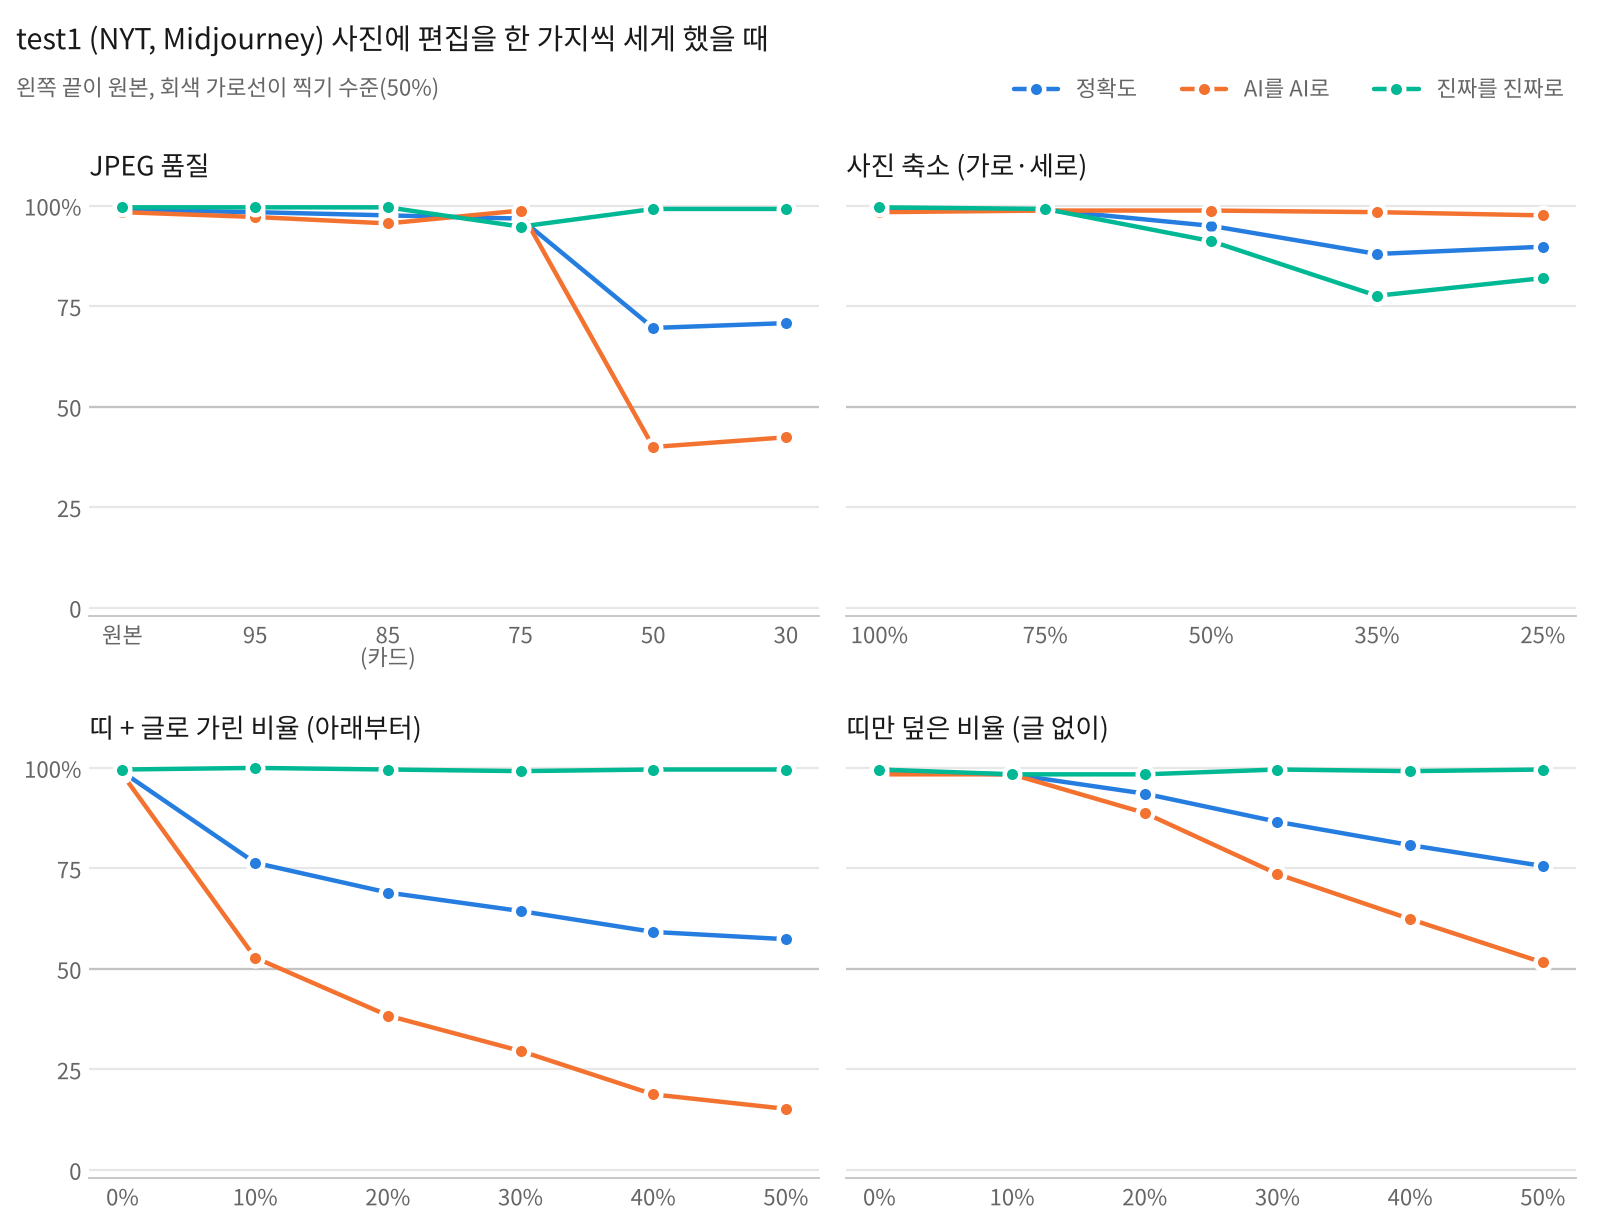

Write the Python code that produced this figure.
#!/usr/bin/env python3
"""편집 강도 실험: 사진에 편집을 한 가지씩 점점 세게 하면서 AI 사진 판정(UnivFD 방식)이 어떻게 바뀌는지 본다.

카드 편집 실험에서는 카드마다 압축·크기 바꾸기·글 덮기가 한꺼번에 들어가서 무엇이 판정을 망가뜨리는지
따로 볼 수 없었다. 여기서는 원본 사진에 편집을 하나씩만 한다.
    jpeg    JPEG 품질 95 → 30으로 다시 저장 (카드는 85로 저장했다)
    shrink  가로·세로를 75% → 25%로 줄이기
    cover   사진 아래쪽을 어두운 띠 + 흰 글씨로 10% → 50% 가리기 (글은 그 사건의 사실 글)
    band    같은 어두운 띠만 글 없이 10% → 50% 덮기 (cover와 비교해 가린 것 때문인지 글자 때문인지 본다)

판정은 univfd.py가 학습한 분류기를 그대로 쓰고, 기준(0.5)도 바꾸지 않는다.
시험 사진은 test1(학습 때 본 생성기)과 SDXL(test4·5) 1,500장이다. DALL-E 3(test2·3)는 원본부터
찍기 수준(53~56%)이라 편집의 영향을 볼 수 없어서 뺐다.

실행 (저장소 맨 위 폴더에서, univfd.py를 먼저 실행한 뒤):
    python results/장성준/edit_strength.py
결과 (data/ 폴더는 깃에 올라가지 않는다):
    data/edit_strength/features/          편집한 사진의 특징 (중간에 멈춰도 다시 실행하면 이어서 계산)
    data/edit_strength/scores.csv         사진마다 AI일 확률
    data/edit_strength/summary.csv        편집·단계·묶음마다 정확도, AUC, 진짜를 진짜로, AI를 AI로
    data/edit_strength/edit_strength.png  그래프 (test1, 편집마다 한 칸)
"""
from __future__ import annotations

import argparse
import csv
import io
import pickle
import sys
import time
from collections import defaultdict
from pathlib import Path

import numpy as np
from PIL import Image, ImageDraw

HERE = Path(__file__).resolve().parent
REPO_ROOT = HERE.parents[1]
sys.path.insert(0, str(REPO_ROOT / "data_preparation" / "cards"))
import final_verdict  # noqa: E402  (univfd.py가 저장해 둔 원본 특징을 지우지 않고 읽기)
import make_cards as mc  # noqa: E402  (카드와 같은 글꼴·줄바꿈)
import match_clip  # noqa: E402  (새로 계산할 사진이 있을 때만 CLIP 불러오기)
import score_cards  # noqa: E402
import univfd  # noqa: E402

SPLITS = ["test1_nyt_mj", "test4_bbc_sdxl", "test5_cnn_sdxl"]
GROUPS = {"test1": ["test1_nyt_mj"], "sdxl": ["test4_bbc_sdxl", "test5_cnn_sdxl"]}
GROUP_NAMES = {"test1": "test1 (NYT · Midjourney)", "sdxl": "SDXL (BBC · CNN)"}
LEVELS = {"jpeg": [95, 85, 75, 50, 30], "shrink": [0.75, 0.5, 0.35, 0.25], "cover": [0.1, 0.2, 0.3, 0.4, 0.5],
          "band": [0.1, 0.2, 0.3, 0.4, 0.5]}
EDIT_NAMES = {"jpeg": "JPEG 품질", "shrink": "사진 축소 (가로·세로)", "cover": "띠 + 글로 가린 비율 (아래부터)",
              "band": "띠만 덮은 비율 (글 없이)"}
THRESHOLD = 0.5
TEXT_SIZE = 0.05   # 글자 크기: 사진 짧은 변의 5% (카드에서 사진 위에 덮은 글과 비슷한 크기)
BAND_ALPHA = 215   # 띠 어둡기: 카드에서 사진 위에 글을 덮을 때 가장 어두운 곳과 같다
SUMMARY_FIELDS = ["edit", "level", "group", "n", "acc", "auc", "real_acc", "ai_acc"]
KOREAN_FONTS = ["Noto Sans CJK KR", "Malgun Gothic", "AppleGothic", "NanumGothic"]


# ---------------------------------------------------------------------------
# 편집
# ---------------------------------------------------------------------------
def default_font() -> str:
    return mc.default_fonts()[0]  # 카드 제목과 같은 DejaVu Sans Bold


def jpeg(img: Image.Image, quality: int) -> Image.Image:
    """JPEG 품질 quality로 다시 저장한 사진 (카드와 같은 4:2:0 색 압축)."""
    buf = io.BytesIO()
    img.convert("RGB").save(buf, format="JPEG", quality=quality, subsampling=2)
    buf.seek(0)
    with Image.open(buf) as out:
        return out.convert("RGB")


def shrink(img: Image.Image, ratio: float) -> Image.Image:
    """가로·세로를 ratio배로 줄인 사진 (카드처럼 LANCZOS). 1픽셀보다 작아지지는 않는다."""
    w, h = img.size
    return img.convert("RGB").resize((max(1, round(w * ratio)), max(1, round(h * ratio))), Image.LANCZOS)


def cover(img: Image.Image, ratio: float, text: str, font_path: str) -> Image.Image:
    """사진 아래쪽 ratio만큼을 어두운 띠로 덮고, 띠 안에 흰 글씨로 text를 들어가는 만큼 쓴다."""
    img = img.convert("RGB")
    w, h = img.size
    band = round(h * ratio)
    if band <= 0:
        return img
    top = h - band
    overlay = Image.new("RGBA", img.size, (0, 0, 0, 0))
    ImageDraw.Draw(overlay).rectangle([0, top, w, h], fill=(0, 0, 0, BAND_ALPHA))
    out = Image.alpha_composite(img.convert("RGBA"), overlay).convert("RGB")
    size = max(8, round(min(w, h) * TEXT_SIZE))
    pad, step = round(size * 0.25), int(size * 1.25)
    max_lines = (band - 2 * pad) // step
    if text.strip() and max_lines > 0:
        fnt, margin = mc.font(font_path, size), round(w * 0.05)
        lines = mc.wrap(text, fnt, w - 2 * margin, max_lines)
        mc.draw_lines(ImageDraw.Draw(out), lines, fnt, (margin, top + pad), fill=(255, 255, 255))
    return out


def apply_edit(img: Image.Image, edit: str, level, text: str, font_path: str) -> Image.Image:
    if edit == "jpeg":
        return jpeg(img, int(level))
    if edit == "shrink":
        return shrink(img, float(level))
    if edit == "cover":
        return cover(img, float(level), text, font_path)
    if edit == "band":
        return cover(img, float(level), "", font_path)
    raise ValueError(f"모르는 편집: {edit}")


# ---------------------------------------------------------------------------
# 채점
# ---------------------------------------------------------------------------
def summarize_groups(rows) -> dict:
    """rows: (split, 정답 1=AI, 점수) → 묶음마다 n, 정확도, AUC, 진짜를 진짜로, AI를 AI로 (기준 0.5)."""
    out = {}
    for group, splits in GROUPS.items():
        items = [(None, float(score), {"is_ai": int(label)}) for split, label, score in rows if split in splits]
        if items:
            out[group] = score_cards.summarize(items, THRESHOLD)
    return out


def load_photos(data: Path, limit: int, seed: int) -> dict:
    """시험 사진 (split → 행 목록). 글로 가리기에 쓸 사실 글을 교차 시험 세트에서 붙인다."""
    photos_csv, cross_csv = data / "ai_photos" / "ai_photos.csv", data / "ai_photos" / "cross_test.csv"
    if not photos_csv.exists() or not cross_csv.exists():
        raise SystemExit("사진이 없어요. 먼저 python data_preparation/prepare_all.py 를 실행해 주세요.")
    with open(cross_csv, newline="", encoding="utf-8") as f:
        true_text = {r["image_path"]: r["text"] for r in csv.DictReader(f) if r["text_fake"] == "0"}
    rows = defaultdict(list)
    with open(photos_csv, newline="", encoding="utf-8") as f:
        for r in csv.DictReader(f):
            if r["split"] in SPLITS:
                if r["image_path"] not in true_text:
                    raise SystemExit(f"{r['image_id']}의 사실 글이 교차 시험 세트에 없어요. prepare_all.py를 다시 실행해 주세요.")
                rows[r["split"]].append({**r, "text": true_text[r["image_path"]]})
    return {s: univfd.balanced(rows[s], limit, seed) for s in SPLITS}


def level_label(edit: str, level: str) -> str:
    if edit == "jpeg":
        return level
    if level == "원본":
        return "100%" if edit == "shrink" else "0%"
    return f"{float(level) * 100:g}%"


# ---------------------------------------------------------------------------
# 그래프
# ---------------------------------------------------------------------------
def plot(summary: list[dict], path: Path, group: str = "test1") -> None:
    """편집마다 한 칸: 정확도, AI를 AI로, 진짜를 진짜로 (같은 0~100% 눈금)."""
    import matplotlib
    matplotlib.use("Agg")
    import matplotlib.pyplot as plt
    from matplotlib import font_manager
    names = {f.name for f in font_manager.fontManager.ttflist}
    family = next((f for f in KOREAN_FONTS if f in names), None)
    if family:
        plt.rcParams["font.family"] = family
    ink, ink2, grid, axis = "#191919", "#666666", "#e7e7e7", "#c2c2c2"
    series = [("acc", "정확도", "#257de0"), ("ai_acc", "AI를 AI로", "#f47230"), ("real_acc", "진짜를 진짜로", "#00b894")]
    nrows = (len(LEVELS) + 1) // 2
    fig, axes = plt.subplots(nrows, 2, figsize=(10, 3.4 * nrows + 0.9), sharey=True, squeeze=False)
    for ax, edit in zip(axes.flat, LEVELS):
        rows = [r for r in summary if r["edit"] == edit and r["group"] == group]
        x = list(range(len(rows)))
        ax.axhline(50, color=axis, lw=1, zorder=1)
        for key, name, color in series:
            ax.plot(x, [float(r[key]) * 100 for r in rows], color=color, lw=2, marker="o", ms=7, mfc=color,
                    mec="white", mew=2, label=name, solid_capstyle="round", solid_joinstyle="round", zorder=3)
        ticks = [level_label(edit, r["level"]) + ("\n(카드)" if (edit, r["level"]) == ("jpeg", "85") else "")
                 for r in rows]
        ax.set_xticks(x, ticks)
        ax.set_title(EDIT_NAMES[edit], loc="left", fontsize=12, color=ink, pad=10)
        ax.set_ylim(-2, 102)
        ax.set_yticks([0, 25, 50, 75, 100], ["0", "25", "50", "75", "100%"])
        ax.grid(axis="y", color=grid, lw=1)
        ax.set_axisbelow(True)
        for side in ("top", "right", "left"):
            ax.spines[side].set_visible(False)
        ax.spines["bottom"].set_color(axis)
        ax.tick_params(colors=ink2, length=0, labelsize=10)
    for ax in list(axes.flat)[len(LEVELS):]:
        ax.set_visible(False)
    height = fig.get_figheight()  # 제목·범례 자리는 인치로 잡는다 (그림 높이가 바뀌어도 같은 간격)
    handles, labels = axes[0, 0].get_legend_handles_labels()
    fig.legend(handles, labels, loc="center right", ncol=3, frameon=False, fontsize=10, labelcolor=ink2,
               bbox_to_anchor=(0.99, 1 - 0.55 / height))
    title = GROUP_NAMES[group].replace(" · ", ", ")  # 한글 글꼴에서는 가운뎃점이 넓게 보여서
    fig.text(0.01, 1 - 0.25 / height, f"{title} 사진에 편집을 한 가지씩 세게 했을 때", fontsize=13, color=ink,
             ha="left", va="center")
    fig.text(0.01, 1 - 0.55 / height, "왼쪽 끝이 원본, 회색 가로선이 찍기 수준(50%)", fontsize=10, color=ink2,
             ha="left", va="center")
    fig.tight_layout(rect=(0, 0, 1, 1 - 0.8 / height), h_pad=2.0)
    fig.savefig(path, dpi=160, facecolor="white")
    plt.close(fig)


# ---------------------------------------------------------------------------
# 실행
# ---------------------------------------------------------------------------
def main(argv: list[str] | None = None, model=None) -> int:
    parser = argparse.ArgumentParser(description="편집 강도 실험 (AI 사진 판정, UnivFD 방식)")
    parser.add_argument("--data", default=str(REPO_ROOT / "data"), help="prepare_all.py로 받은 data 폴더")
    parser.add_argument("--out", default=None, help="결과 폴더 (기본: data/edit_strength)")
    parser.add_argument("--backend", default="auto", choices=["auto", "openvino", "onnxruntime"])
    parser.add_argument("--batch", type=int, default=16)
    parser.add_argument("--limit", type=int, default=0, help="빠른 시험용: split마다 이만큼만 쓰기 (0 = 전부)")
    parser.add_argument("--seed", type=int, default=42)
    args = parser.parse_args(argv)

    data = Path(args.data)
    out = Path(args.out) if args.out else data / "edit_strength"
    head_path = data / "univfd" / "head.pkl"
    if not head_path.exists():
        raise SystemExit("분류기가 없어요. 먼저 python results/장성준/univfd.py 를 실행해 주세요.")
    head = pickle.loads(head_path.read_bytes())
    photos = load_photos(data, args.limit, args.seed)
    model = model or match_clip.LazyImageModel(args.backend)
    font_path, feat_dir, started = default_font(), out / "features", time.time()

    scored = []  # (편집, 단계, split, image_id, 정답, 점수)
    for split in SPLITS:
        try:
            cached = final_verdict.load_cached(data / "univfd" / "features", f"photo-{split}")
        except SystemExit:
            raise SystemExit(f"photo-{split} 특징이 없어요. 먼저 python results/장성준/univfd.py 를 실행해 주세요.") from None
        rows = photos[split]
        prob = head.predict_proba(univfd.l2(np.stack([cached[r["image_id"]] for r in rows])))[:, 1]
        scored += [("none", "원본", split, r["image_id"], int(r["label"]), p) for r, p in zip(rows, prob)]
    for edit, levels in LEVELS.items():
        for level in levels:
            for split in SPLITS:
                rows = photos[split]
                feats = univfd.embed(
                    f"{edit}-{level}-{split}", [r["image_id"] for r in rows],
                    lambda k, rows=rows, edit=edit, level=level: apply_edit(
                        univfd.open_rgb(data / "ai_photos" / rows[k]["image_path"]), edit, level, rows[k]["text"],
                        font_path),
                    model, feat_dir, args.batch)
                prob = head.predict_proba(univfd.l2(feats))[:, 1]
                scored += [(edit, str(level), split, r["image_id"], int(r["label"]), p) for r, p in zip(rows, prob)]

    out.mkdir(parents=True, exist_ok=True)
    with open(out / "scores.csv", "w", newline="", encoding="utf-8") as f:
        writer = csv.writer(f)
        writer.writerow(["edit", "level", "split", "id", "score"])
        writer.writerows([e, lv, s, i, f"{p:.6f}"] for e, lv, s, i, _, p in scored)
    summary = []
    for edit, levels in LEVELS.items():
        for level in ["원본", *map(str, levels)]:
            source = "none" if level == "원본" else edit
            picked = [(s, y, p) for e, lv, s, _, y, p in scored if e == source and lv == level]
            for group, m in summarize_groups(picked).items():
                summary.append({"edit": edit, "level": level, "group": group, "n": m["n"],
                                **{k: f"{m[k]:.6f}" for k in ("acc", "auc", "real_acc", "ai_acc")}})
    with open(out / "summary.csv", "w", newline="", encoding="utf-8") as f:
        writer = csv.DictWriter(f, fieldnames=SUMMARY_FIELDS)
        writer.writeheader()
        writer.writerows(summary)
    plot(summary, out / "edit_strength.png")

    for group in GROUPS:
        print(f"\n{GROUP_NAMES[group]}: 정확도 (AUC) / 진짜를 진짜로 / AI를 AI로")
        for r in (r for r in summary if r["group"] == group):
            print(f"  {EDIT_NAMES[r['edit']]:<16} {level_label(r['edit'], r['level']):>5}: "
                  f"{float(r['acc']):.1%} ({float(r['auc']):.3f}) / {float(r['real_acc']):.1%} / {float(r['ai_acc']):.1%}")
    print(f"\n완료 ({(time.time() - started) / 60:.1f}분) → {out / 'summary.csv'}, {out / 'edit_strength.png'}")
    return 0


if __name__ == "__main__":
    sys.exit(main())
